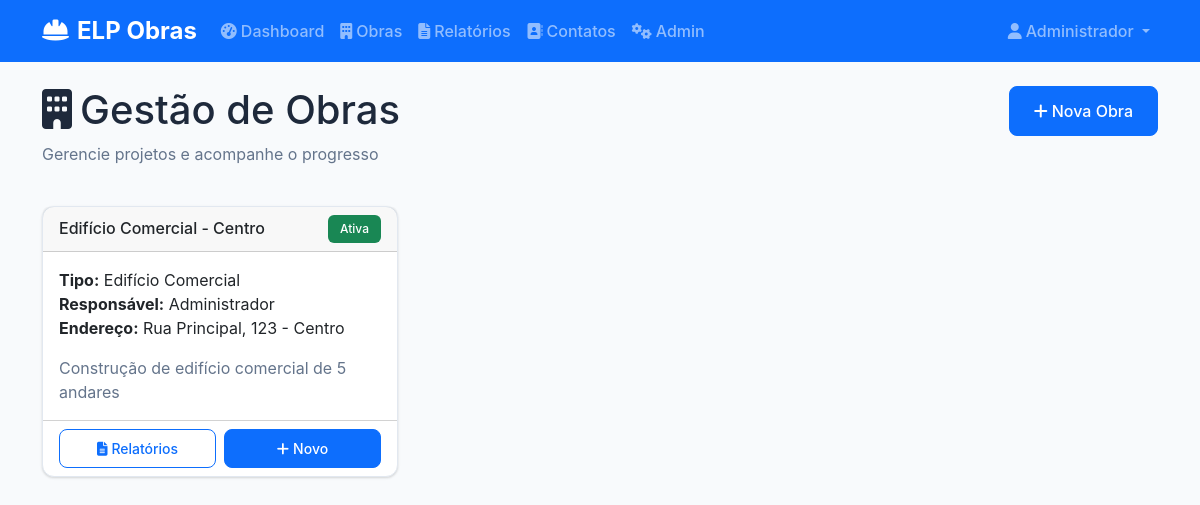
Screenshot of /projects (signed in) with the database file from the repository.
### models.py (models this page shows)
class User(UserMixin, db.Model):
    __tablename__ = 'users'
    id = db.Column(db.Integer, primary_key=True)
    nome = db.Column(db.String(100), nullable=False)
    email = db.Column(db.String(120), unique=True, nullable=False)
    senha_hash = db.Column(db.String(256), nullable=False)
    role = db.Column(db.String(20), default='user')  # 'admin' or 'user'
    data_criacao = db.Column(db.DateTime, default=datetime.utcnow)
    obras_responsavel = db.relationship('Obra', backref='responsavel', lazy=True, foreign_keys='Obra.responsavel_id')
    relatorios = db.relationship('Relatorio', backref='usuario', lazy=True, foreign_keys='Relatorio.usuario_id')

class Obra(db.Model):
    __tablename__ = 'obras'
    id = db.Column(db.Integer, primary_key=True)
    nome = db.Column(db.String(200), nullable=False)
    tipo = db.Column(db.String(100), nullable=False)
    responsavel_id = db.Column(db.Integer, db.ForeignKey('users.id'), nullable=False)
    status = db.Column(db.String(50), default='ativa')
    data_inicio = db.Column(db.Date)
    data_fim = db.Column(db.Date)
    endereco = db.Column(db.Text)
    endereco_gps = db.Column(db.String(300))
    latitude_obra = db.Column(db.Float)
    longitude_obra = db.Column(db.Float)
    descricao = db.Column(db.Text)
    data_criacao = db.Column(db.DateTime, default=datetime.utcnow)
    relatorios = db.relationship('Relatorio', backref='obra', lazy=True, cascade='all, delete-orphan')
    contatos = db.relationship('Contato', backref='obra', lazy=True, cascade='all, delete-orphan')
    alertas = db.relationship('Alerta', backref='obra', lazy=True, cascade='all, delete-orphan')

### routes.py (the view)
@app.route('/projects')
@login_required
def projects():
    if current_user.role == 'admin':
        obras = Obra.query.all()
    else:
        obras = Obra.query.filter_by(responsavel_id=current_user.id).all()
    users = User.query.all() if current_user.role == 'admin' else []
    return render_template('projects.html', obras=obras, users=users)

### app.py (called while the page is built)
@login_manager.user_loader
def load_user(user_id):
    return User.query.get(int(user_id))

### templates/projects.html (shortened to what this page needs)
{% extends "base.html" %}
{% block content %}
<div class="row mb-4">
    <div class="col">
        <h1><i class="fas fa-building me-2"></i>Gestão de Obras</h1>
        <p class="text-muted">Gerencie projetos e acompanhe o progresso</p>
    </div>
    {% if current_user.role == 'admin' %}
    <div class="col-auto">
        <button class="btn btn-primary" data-bs-toggle="modal" data-bs-target="#newProjectModal">
            <i class="fas fa-plus me-1"></i>Nova Obra
        </button>
    </div>
    {% endif %}
</div>
{% if obras %}
<div class="row">
    {% for obra in obras %}
    <div class="col-md-6 col-lg-4 mb-4">
        <div class="card project-card h-100">
            <div class="card-header d-flex justify-content-between align-items-center">
                <h6 class="mb-0">{{ obra.nome }}</h6>
                <span class="badge bg-{{ 'success' if obra.status == 'ativa' else 'secondary' }}">
                    {{ obra.status.title() }}
                </span>
            </div>
            <div class="card-body">
                <p class="card-text">
                    <strong>Tipo:</strong> {{ obra.tipo }}<br>
                    <strong>Responsável:</strong> {{ obra.responsavel.nome }}<br>
                    {% if obra.endereco %}
                    <strong>Endereço:</strong> {{ obra.endereco }}<br>
                    {% endif %}
                </p>
                {% if obra.descricao %}
                <p class="card-text text-muted">{{ obra.descricao[:100] }}{% if obra.descricao|length > 100 %}...{% endif %}</p>
                {% endif %}
            </div>
            <div class="card-footer bg-transparent">
                <div class="row g-2">
                    <div class="col">
                        <a href="{{ url_for('reports', obra_id=obra.id) }}" class="btn btn-outline-primary btn-sm w-100">
                            <i class="fas fa-file-alt me-1"></i>Relatórios
                        </a>
                    </div>
                    <div class="col">
                        <a href="{{ url_for('create_report_form') }}?obra_id={{ obra.id }}" class="btn btn-primary btn-sm w-100">
                            <i class="fas fa-plus me-1"></i>Novo
                        </a>
                    </div>
                </div>
            </div>
        </div>
    </div>
    {% endfor %}
</div>
{% endif %}
{% endblock %}

### templates/base.html (shortened to what this page needs)
<!DOCTYPE html>
<html lang="pt-BR">
<head>
    <link href="https://cdn.jsdelivr.net/npm/bootstrap@5.3.0/dist/css/bootstrap.min.css" rel="stylesheet">
    <link href="https://cdnjs.cloudflare.com/ajax/libs/font-awesome/6.4.0/css/all.min.css" rel="stylesheet">
    <link href="{{ url_for('static', filename='css/style.css') }}" rel="stylesheet">
</head>
<body>
    {% if current_user.is_authenticated %}
    <nav class="navbar navbar-expand-lg navbar-dark bg-primary">
        <div class="container">
            <a class="navbar-brand" href="{{ url_for('dashboard') }}">
                <i class="fas fa-hard-hat me-2"></i>ELP Obras
            </a>
            <div class="collapse navbar-collapse" id="navbarNav">
                <ul class="navbar-nav me-auto">
                    <li class="nav-item">
                        <a class="nav-link" href="{{ url_for('dashboard') }}">
                            <i class="fas fa-tachometer-alt me-1"></i>Dashboard
                        </a>
                    </li>
                    <li class="nav-item">
                        <a class="nav-link" href="{{ url_for('projects') }}">
                            <i class="fas fa-building me-1"></i>Obras
                        </a>
                    </li>
                    <li class="nav-item">
                        <a class="nav-link" href="{{ url_for('reports') }}">
                            <i class="fas fa-file-alt me-1"></i>Relatórios
                        </a>
                    </li>
                    <li class="nav-item">
                        <a class="nav-link" href="{{ url_for('contacts') }}">
                            <i class="fas fa-address-book me-1"></i>Contatos
                        </a>
                    </li>
                    {% if current_user.role == 'admin' %}
                    <li class="nav-item">
                        <a class="nav-link" href="{{ url_for('admin_panel') }}">
                            <i class="fas fa-cogs me-1"></i>Admin
                        </a>
                    </li>
                    {% endif %}
                </ul>
                <ul class="navbar-nav">
                    <li class="nav-item dropdown">
                        <a class="nav-link dropdown-toggle" href="#" role="button" data-bs-toggle="dropdown">
                            <i class="fas fa-user me-1"></i>{{ current_user.nome }}
                        </a>
                    </li>
                </ul>
            </div>
        </div>
    </nav>
    {% endif %}
    <main class="main-content">
        <div class="container mt-4">
            {% block content %}{% endblock %}
        </div>
    </main>
</body>
</html>

### static/css/style.css (style rules this page uses)
:root { --primary-color: #2563eb; --secondary-color: #64748b; --success-color: #10b981; --warning-color: #f59e0b; --danger-color: #ef4444; --info-color: #06b6d4; --light-color: #f8fafc; --dark-color: #1e293b; --border-color: #e2e8f0; }
body { font-family: 'Inter', -apple-system, BlinkMacSystemFont, 'Segoe UI', Roboto, sans-serif; background-color: var(--light-color); color: var(--dark-color); }
.main-content { min-height: calc(100vh - 76px); padding-bottom: 2rem; }
.navbar-brand { font-weight: 700; font-size: 1.5rem; }
.navbar-nav .nav-link { font-weight: 500; transition: all 0.3s ease; }
.card { border: 1px solid var(--border-color); border-radius: 12px; box-shadow: 0 1px 3px 0 rgba(0, 0, 0, 0.1), 0 1px 2px 0 rgba(0, 0, 0, 0.06); transition: all 0.3s ease; }
.btn { border-radius: 8px; font-weight: 500; padding: 0.75rem 1.5rem; transition: all 0.3s ease; }
.btn-sm { padding: 0.5rem 0.75rem; font-size: 0.875rem; }
.project-card { transition: transform 0.3s ease, box-shadow 0.3s ease; }
.badge { font-weight: 500; padding: 0.5rem 0.75rem; border-radius: 6px; }
.text-muted { color: var(--secondary-color) !important; }

### rows the page displays
User: nome "Administrador"
Obra: nome "Edifício Comercial - Centro", status "Ativa", tipo "Edifício Comercial", responsavel.nome "Administrador", endereco "Rua Principal, 123 - Centro", descricao "Construção de edifício comercial de 5 andares"
